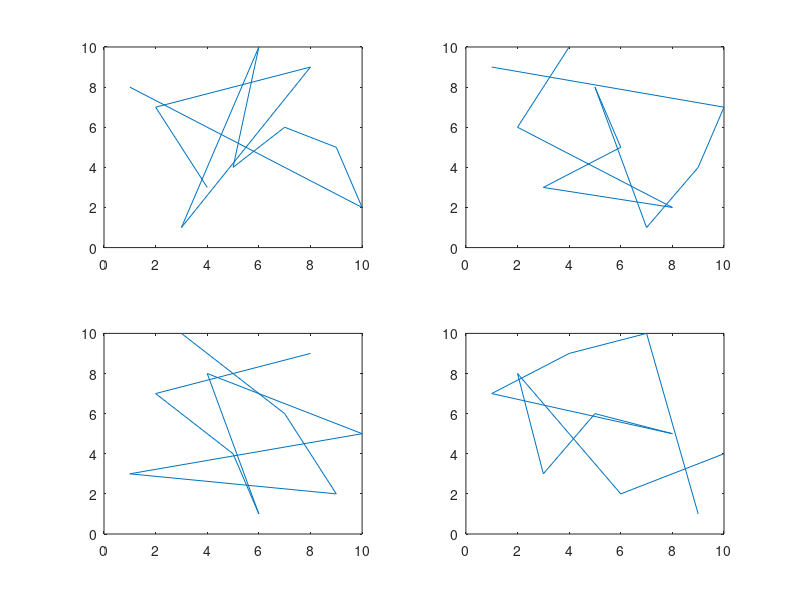

MATLAB code for this plot:
clear, clc, close all

x = randperm(10);
y = randperm(10);
z = randperm(10);

%plot(x,y);
%figure, plot(x,z);

subplot(2,2,1), 
plot(x,y);
subplot(2,2,2),
plot(x,z);
subplot(2,2,3),
plot(y,z);
subplot(2,2,4),
plot(z,x)